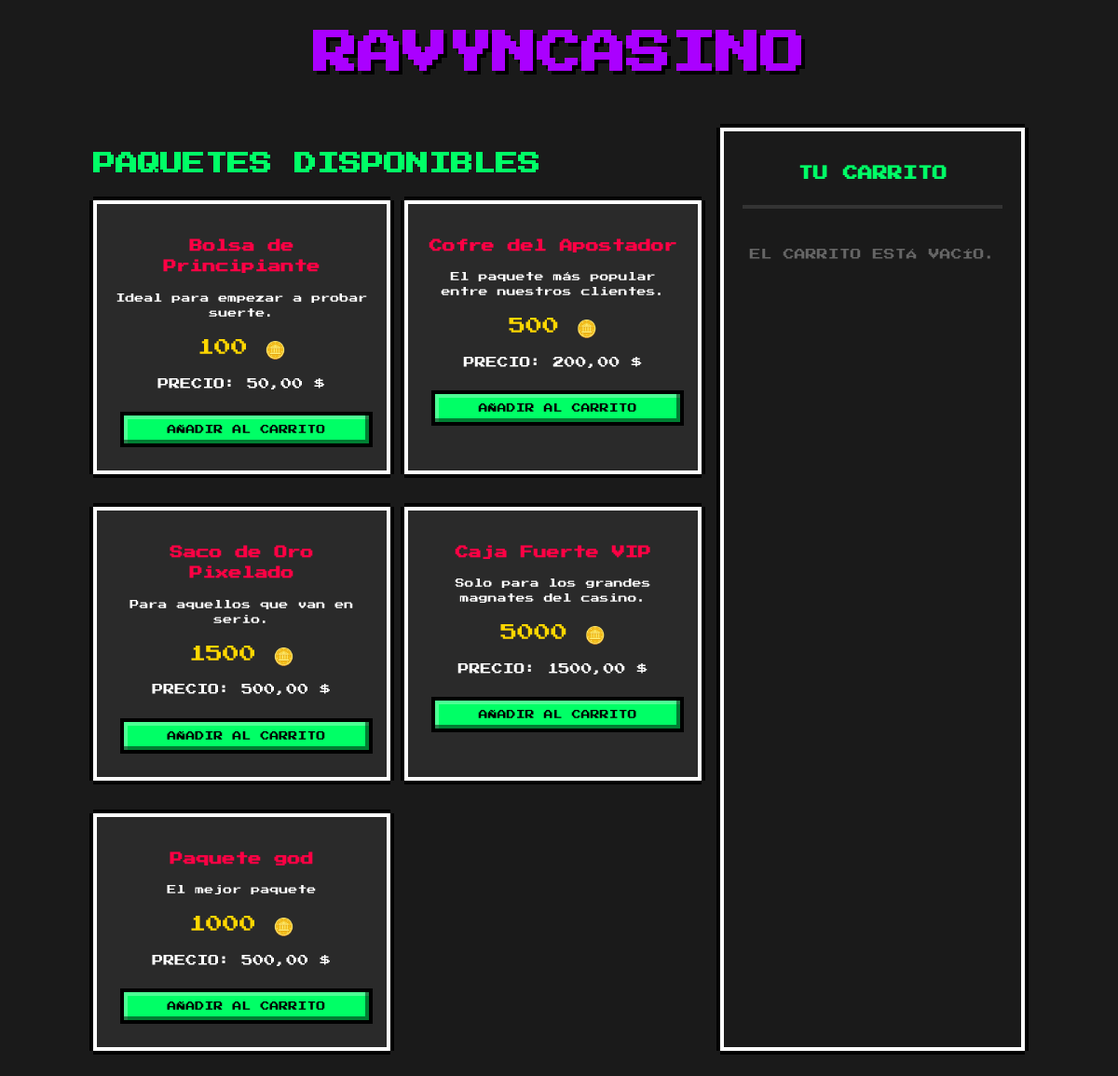
The app's page /casino/tienda/ with its own data.
### casino/models.py (models this page shows, shortened)
class PaqueteFichas(models.Model):
    nombre = models.CharField(max_length=100)
    descripcion = models.TextField(blank=True)
    cantidad_fichas = models.PositiveIntegerField()
    precio_dinero_ficticio = models.DecimalField(max_digits=10, decimal_places=2)
    class Meta:
        verbose_name = "Paquete de Fichas"
        verbose_name_plural = "Paquetes de Fichas"

### casino/views.py (the view)
# urls.py: path('tienda/', TiendaListView.as_view(), name='tienda'),
class TiendaListView(ListView):
    model = PaqueteFichas
    template_name = 'casino/tienda.html'
    context_object_name = 'paquetes'
    def get_context_data(self, **kwargs):
        context = super().get_context_data(**kwargs)
        cart = Cart(self.request)
        context['cart'] = cart
        context['total_price'] = cart.get_total_price()
        return context
    def get(self, request, *args, **kwargs):
        try:
            get_template(self.template_name)
            return super().get(request, *args, **kwargs)
        except TemplateDoesNotExist:
            paquetes = self.get_queryset().values(
                'id', 'nombre', 'descripcion', 'cantidad_fichas', 'precio_dinero_ficticio'
            )
            return JsonResponse({'paquetes': list(paquetes)}, safe=False)

### casino/cart.py (called while the page is built)
    def get_total_price(self):
        return sum(Decimal(item['precio']) * item['cantidad'] for item in self.cart.values())

### templates/casino/tienda.html (shortened to what this page needs)
{% extends "base.html" %}
{% block content %}
<div style="display: grid; grid-template-columns: 2fr 1fr; gap: 20px;">
    <div>
        <h2 style="color: var(--pixel-secondary);">PAQUETES DISPONIBLES</h2>
        <div style="display: grid; grid-template-columns: repeat(auto-fill, minmax(250px, 1fr)); gap: 15px;">
            {% for paquete in paquetes %}
            <div class="pixel-border" style="text-align: center;">
                <h3 style="font-size: 14px; color: var(--pixel-primary);">{{ paquete.nombre }}</h3>
                <p style="font-size: 10px;">{{ paquete.descripcion }}</p>
                <div style="font-size: 18px; margin: 15px 0; color: gold;">
                    {{ paquete.cantidad_fichas }} 🪙
                </div>
                <div style="font-size: 12px; margin-bottom: 15px;">
                    PRECIO: {{ paquete.precio_dinero_ficticio }} $
                </div>
                <form action="{% url 'casino:cart_add' paquete.id %}" method="post">
                    <button type="submit" class="pixel-btn-arcade" style="font-size: 10px; width: 100%; background-color: #00FF66; color: #000 !important; padding: 10px; text-shadow: none;">AÑADIR AL CARRITO</button>
                </form>
            </div>
            {% empty %}
            <p>NO HAY PAQUETES DISPONIBLES EN ESTE MOMENTO.</p>
            {% endfor %}
        </div>
    </div>
    <div class="pixel-border" style="background-color: #1a1a1a;">
        <h2 style="color: var(--pixel-secondary); font-size: 16px; text-align: center;">TU CARRITO</h2>
        <hr style="border: 2px solid #333; margin: 20px 0;">
        {% with cart=request.session.cart %}
        {% if cart %}
            <div style="font-size: 10px;">
                {% for key, item in cart.items %}
                <div style="display: flex; justify-content: space-between; margin-bottom: 10px; border-bottom: 1px solid #444; padding-bottom: 5px;">
                    <span>{{ item.nombre }} (x{{ item.cantidad }})</span>
                    <span>{{ item.precio }} $</span>
                </div>
                {% endfor %}
            </div>
            <div style="margin-top: 30px; text-align: center;">
                <div style="font-size: 14px; margin-bottom: 20px; color: var(--pixel-secondary);">
                    TOTAL: {{ total_price|default:"Cargando..." }} $
                </div>
                <form action="{% url 'casino:procesar_compra' %}" method="post">
                    {% csrf_token %}
                    <button type="submit" class="pixel-btn-arcade" style="width: 100%; background-color: #FFD700; color: #000 !important; text-shadow: none;">
                        COMPRAR AHORA
                    </button>
                </form>
                <p style="font-size: 8px; margin-top: 15px; color: #888;">
                    EL DINERO SE RESTARÁ DE TU SALDO DE DINERO FICTICIO.
                </p>
            </div>
        {% else %}
            <p style="text-align: center; font-size: 12px; color: #666; margin-top: 40px;">
                EL CARRITO ESTÁ VACÍO.
            </p>
        {% endif %}
        {% endwith %}
    </div>
</div>
{% endblock %}

### templates/base.html (shortened to what this page needs)
<!DOCTYPE html>
<html lang="es">
<head>
</head>
<body>
    <div class="container">
        <header class="header">
            <h1 style="color: #AA00FF; text-shadow: 4px 4px #000; font-size: 3em; margin: 0;">RAVYNCASINO</h1>
        </header>
        <main>
            {% block content %}{% endblock %}
        </main>
    </div>
</body>
</html>

### templates/base.html (style rules this page uses)
:root { --pixel-bg: #1a1a1a; --pixel-text: #ffffff; --pixel-primary: #ff0044; --pixel-secondary: #00ff66; --pixel-border: #ffffff; --pixel-shadow: #000000; }
* { image-rendering: pixelated; box-sizing: border-box; }
body { background-color: var(--pixel-bg); color: var(--pixel-text); font-family: 'Press Start 2P', cursive; margin: 0; padding: 20px; line-height: 1.6; }
.container { max-width: 1000px; margin: 0 auto; }
.pixel-border { border: 4px solid var(--pixel-border); box-shadow: 4px 0 var(--pixel-shadow), -4px 0 var(--pixel-shadow), 0 4px var(--pixel-shadow), 0 -4px var(--pixel-shadow); padding: 20px; background-color: #2a2a2a; margin-bottom: 20px; }
.pixel-btn-arcade { display: inline-block; padding: 15px 20px; color: #FFF !important; text-decoration: none; border: 4px solid #000; cursor: pointer; font-family: 'Press Start 2P', cursive; font-size: 18px; box-shadow: inset -4px -4px rgba(0,0,0,0.5), inset 4px 4px rgba(255,255,255,0.3); margin: 5px; text-align: center; text-transform: uppercase; transition: transform 0.1s; }
.header { text-align: center; margin-bottom: 40px; }

### records on screen
PaqueteFichas: nombre "Bolsa de Principiante", descripcion "Ideal para empezar a probar suerte.", cantidad_fichas "100", precio_dinero_ficticio "50,00"
PaqueteFichas: nombre "Cofre del Apostador", descripcion "El paquete más popular entre nuestros clientes.", cantidad_fichas "500", precio_dinero_ficticio "200,00"
PaqueteFichas: nombre "Saco de Oro Pixelado", descripcion "Para aquellos que van en serio.", cantidad_fichas "1500", precio_dinero_ficticio "500,00"
PaqueteFichas: nombre "Caja Fuerte VIP", descripcion "Solo para los grandes magnates del casino.", cantidad_fichas "5000", precio_dinero_ficticio "1500,00"
PaqueteFichas: nombre "Paquete god", descripcion "El mejor paquete", cantidad_fichas "1000", precio_dinero_ficticio "500,00"
